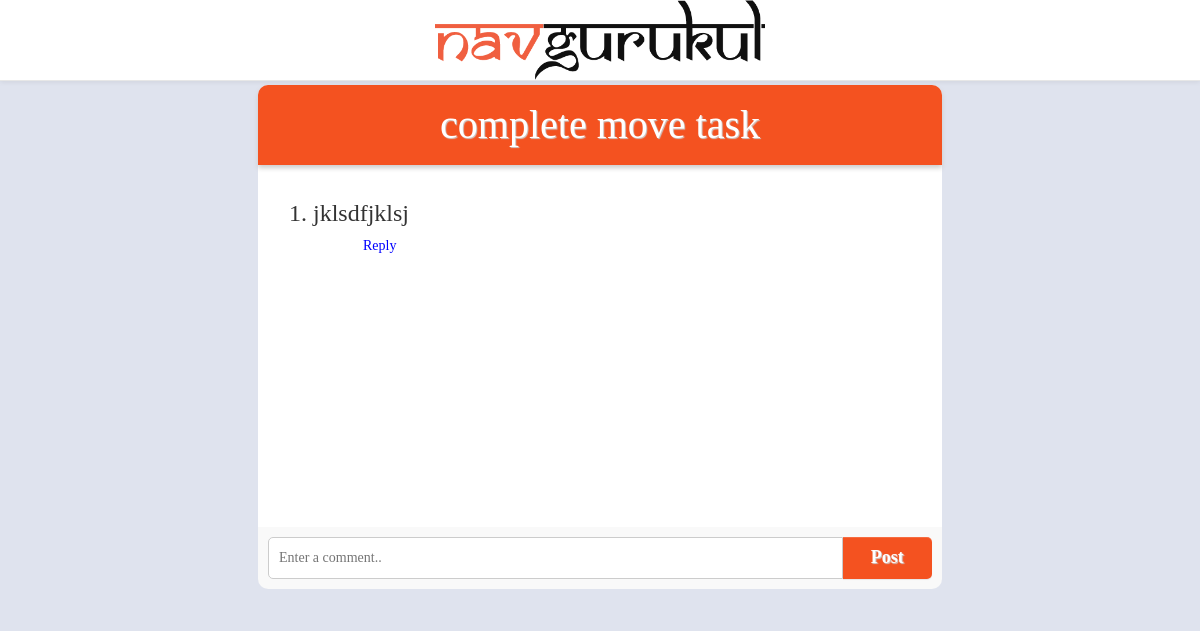
Page /task_page/1/ on the earlier database version.
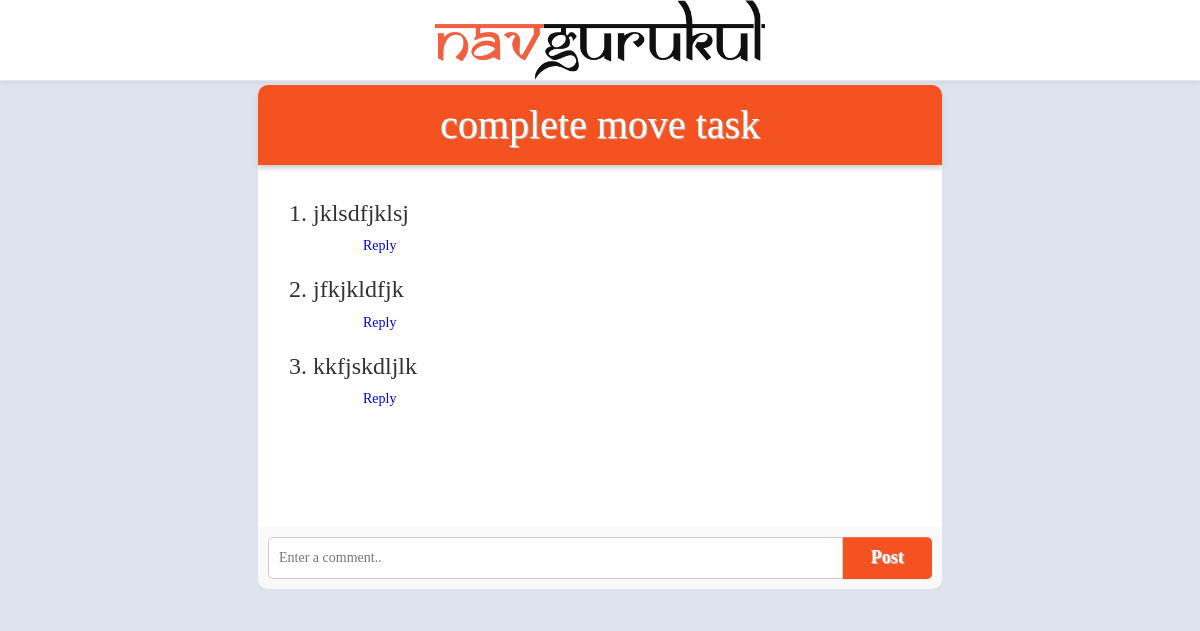
Same page on the later database version.
### core/models.py (models this page shows, shortened)
class Task_comment(models.Model):
	task = models.ForeignKey(Task)
	comment_text = models.CharField(max_length=1000)

### core/views.py (the view)
# urls.py: url(r'^task_page/(?P<pk>\d+)/$', views.comment, name="comment"),
def comment(request, pk):
	a_task = Task.objects.get(pk=pk)
	task_comment = Task_comment.objects.filter(task=a_task)
	for comment in task_comment:
		comment.nested_comments = comment.nested_comment_set.all()
	if request.method == "POST":
		comment = request.POST.get('comment')
		new_comment  = Task_comment.objects.create(task=a_task, comment_text=comment)
		return redirect('comment', pk=pk)
	else:
		return render(request, 'core/comment.html', {'task': a_task, 'comments': task_comment})

### core/templates/core/comment.html (shortened to what this page needs)
{% extends 'core/base.html' %}
{% load staticfiles %}
{% block content %}
    <div class="big-box">
        <div class="box">
            <div class="panel_0" style="margin:0;">
                <div class="header">
                    {{ task.task_heading }}
                </div>
                <div class="panel-body comment">
                    <ol>
                        {%for comment in comments %}
                            <h3><li>{{ comment.comment_text }}</li></h3>
                            <p style="margin-left: 50px; color:blue;" data-id="{{ comment.id }}" class="reply">Reply</p>
                        {% endfor %}
                    </ol>
                </div>
            </div>
            <form method="POST">
                <input type="text" placeholder="Enter a comment.." name="comment">
                <button type="submit" class="save btn btn-default submitbutton" style="margin-left: 30px; margin-bottom: 10px; width: 10%;">Post</button>
            </form>
        </div>
    </div>
{% endblock %}

Differences in the rows shown:
added Task_comment: comment_text "jfkjkldfjk"
added Task_comment: comment_text "kkfjskdljlk"
